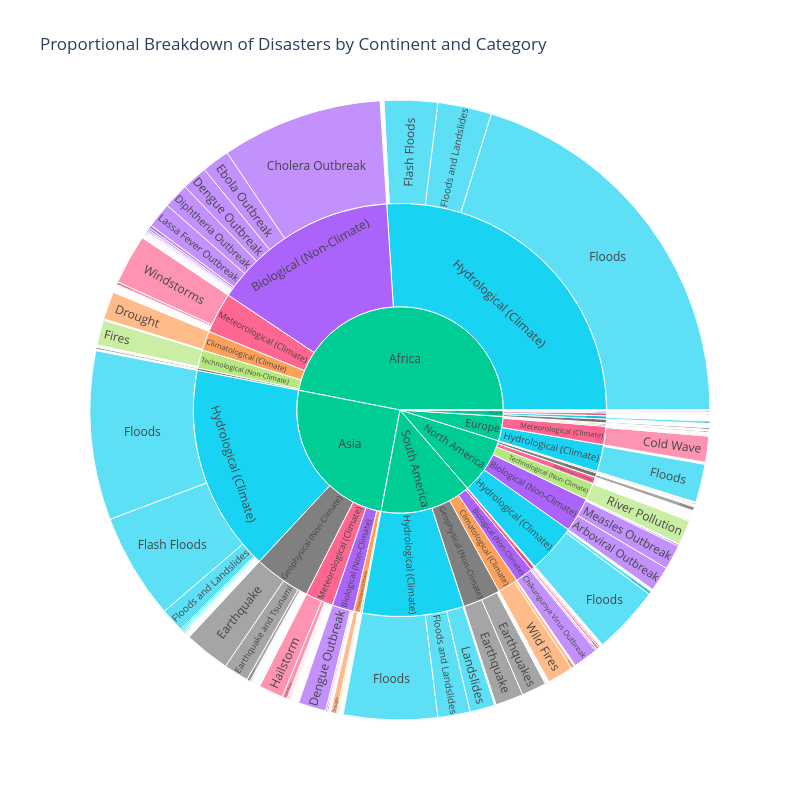

Notebook code cell kept with this figure:
### Markdown cell above
Aggregate total historical counts

### Code cell
sunburst_data = df.groupby(['Continent', 'Category', 'Disaster_Type']).size().reset_index(name='count')

# Create an interactive Plotly chart
fig = px.sunburst(
    sunburst_data, 
    path=['Continent', 'Category', 'Disaster_Type'], 
    values='count',
    color='Category',
    color_discrete_map={'Climate-Driven': 'coral', 'Geophysical (Non-Climate)': 'gray'},
    title='Proportional Breakdown of Disasters by Continent and Category'
)

fig.update_layout(width=800, height=800)
fig.show()

### Figure 1 — Plotly figure (JSON) as saved in the notebook; plotly's stock layout.template omitted (floating-point values rounded to 4 significant figures; data arrays with more than 128 entries replaced by an {"elided": "..."} marker saying what was removed)
{"data": [{"branchvalues": "total", "customdata": {"elided": "579x1 str values"}, "domain": {"x": [0, 1], "y": [0, 1]}, "hovertemplate": "labels=%{label}<br>count=%{value}<br>parent=%{parent}<br>id=%{id}<br>Category=%{customdata[0]}<extra></extra>", "ids": {"elided": "579 str values"}, "labels": {"elided": "579 str values"}, "marker": {"colors": {"elided": "579 str values"}}, "name": "", "parents": {"elided": "579 str values"}, "type": "sunburst", "values": {"elided": "579 float values"}}], "layout": {"height": 800, "legend": {"tracegroupgap": 0}, "title": {"text": "Proportional Breakdown of Disasters by Continent and Category"}, "width": 800}}
